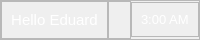
               <widget class="QFrame" name="frame_home_top">
                <property name="maximumSize">
                 <size>
                  <width>16777215</width>
                  <height>40</height>
                 </size>
                </property>
                <property name="frameShape">
                 <enum>QFrame::StyledPanel</enum>
                </property>
                <property name="frameShadow">
                 <enum>QFrame::Raised</enum>
                </property>
                <layout class="QHBoxLayout" name="horizontalLayout_4">
                 <property name="spacing">
                  <number>0</number>
                 </property>
                 <property name="leftMargin">
                  <number>0</number>
                 </property>
                 <property name="topMargin">
                  <number>0</number>
                 </property>
                 <property name="rightMargin">
                  <number>0</number>
                 </property>
                 <property name="bottomMargin">
                  <number>0</number>
                 </property>
                 <item alignment="Qt::AlignHCenter|Qt::AlignVCenter">
                  <widget class="QFrame" name="frame_home_top_left">
                   <property name="maximumSize">
                    <size>
                     <width>150</width>
                     <height>16777215</height>
                    </size>
                   </property>
                   <property name="frameShape">
                    <enum>QFrame::StyledPanel</enum>
                   </property>
                   <property name="frameShadow">
                    <enum>QFrame::Raised</enum>
                   </property>
                   <layout class="QHBoxLayout" name="horizontalLayout_9">
                    <item>
                     <widget class="QLabel" name="label_home_top_left_hello">
                      <property name="maximumSize">
                       <size>
                        <width>16777215</width>
                        <height>16777215</height>
                       </size>
                      </property>
                      <property name="font">
                       <font>
                        <pointsize>-1</pointsize>
                       </font>
                      </property>
                      <property name="layoutDirection">
                       <enum>Qt::LeftToRight</enum>
                      </property>
                      <property name="styleSheet">
                       <string notr="true">QLabel{
	color: rgb(255, 255, 255);
	font-size: 15px;
}</string>
                      </property>
                      <property name="text">
                       <string>Hello Eduard</string>
                      </property>
                      <property name="textFormat">
                       <enum>Qt::AutoText</enum>
                      </property>
                      <property name="alignment">
                       <set>Qt::AlignCenter</set>
                      </property>
                     </widget>
                    </item>
                   </layout>
                  </widget>
                 </item>
                 <item>
                  <widget class="QFrame" name="frame_home_top_center_2">
                   <property name="maximumSize">
                    <size>
                     <width>16777215</width>
                     <height>16777215</height>
                    </size>
                   </property>
                   <property name="frameShape">
                    <enum>QFrame::StyledPanel</enum>
                   </property>
                   <property name="frameShadow">
                    <enum>QFrame::Raised</enum>
                   </property>
                   <layout class="QHBoxLayout" name="horizontalLayout_5">
                    <property name="spacing">
                     <number>0</number>
                    </property>
                    <property name="leftMargin">
                     <number>0</number>
                    </property>
                    <property name="topMargin">
                     <number>0</number>
                    </property>
                    <property name="rightMargin">
                     <number>0</number>
                    </property>
                    <property name="bottomMargin">
                     <number>0</number>
                    </property>
                   </layout>
                  </widget>
                 </item>
                 <item alignment="Qt::AlignHCenter|Qt::AlignVCenter">
                  <widget class="QFrame" name="frame_home_top_right">
                   <property name="maximumSize">
                    <size>
                     <width>150</width>
                     <height>16777215</height>
                    </size>
                   </property>
                   <property name="frameShape">
                    <enum>QFrame::StyledPanel</enum>
                   </property>
                   <property name="frameShadow">
                    <enum>QFrame::Raised</enum>
                   </property>
                   <layout class="QVBoxLayout" name="verticalLayout_10">
                    <item>
                     <widget class="QLabel" name="label_home_top_right_time">
                      <property name="sizePolicy">
                       <sizepolicy hsizetype="Expanding" vsizetype="Expanding">
                        <horstretch>0</horstretch>
                        <verstretch>0</verstretch>
                       </sizepolicy>
                      </property>
                      <property name="styleSheet">
                       <string notr="true">QLabel{
	color: rgb(255, 255, 255);
	font-size: 13px;
}</string>
                      </property>
                      <property name="text">
                       <string>3:00 AM</string>
                      </property>
                     </widget>
                    </item>
                   </layout>
                  </widget>
                 </item>
                </layout>
               </widget>
